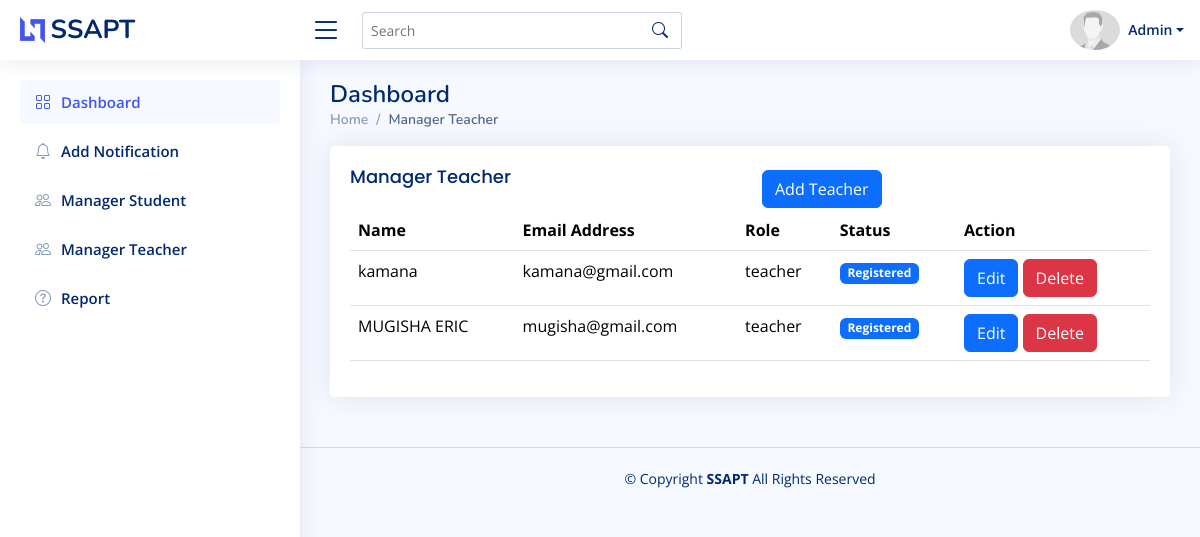
Page /Dashboard/Admin/manager_teacher.php (signed in) on the committed database.
### tables this page shows
CREATE TABLE `users` (
  `id` int(11) NOT NULL,
  `name` varchar(100) NOT NULL,
  `email` varchar(100) NOT NULL,
  `password` varchar(255) NOT NULL,
  `role` enum('admin','teacher','student') NOT NULL
);

CREATE TABLE `teacher` (
  `id` int(11) NOT NULL,
  `name` varchar(255) NOT NULL,
  `email` varchar(255) NOT NULL,
  `role` varchar(255) NOT NULL,
  `password` varchar(255) NOT NULL,
  `image` varchar(255) NOT NULL
);

### Dashboard/Admin/manager_teacher.php (the view, shortened to what this page needs)
<!DOCTYPE html>
<html lang="en">
<head>
  <link href="../../assets/vendor/bootstrap/css/bootstrap.min.css" rel="stylesheet">
  <link href="../../assets/vendor/bootstrap-icons/bootstrap-icons.css" rel="stylesheet">
  <link href="../../assets/css/style.css" rel="stylesheet">
</head>
<body>
   <?php
    include ("components/header.php");
    ?>
  <main id="main" class="main">
    <div class="pagetitle">
      <h1>Dashboard</h1>
      <nav>
        <ol class="breadcrumb">
          <li class="breadcrumb-item"><a href="index.html">Home</a></li>
          <li class="breadcrumb-item active">Manager Teacher</li>
        </ol>
      </nav>
    </div>
    <section class="section dashboard">
        <div class="col-lg-12">
            <div class="card">
              <div class="card-body">
                <div class="row">
                    <div class="col-6">
                        <h5 class="card-title ">Manager Teacher</h5>
                    </div>
                    <div class="col-6 mt-4">
                        <a href="add_teacher.php" class="btn btn-primary">Add Teacher</a>
                    </div>
                </div>
                <table class="table">
                    <tr>
                        <th>Name</th>
                        <th>Email Address</th>
                        <th>Role</th>
                        <th>Status</th>
                        <th>Action</th>
                    </tr>
                    <?php
                    $conn = mysqli_connect("localhost","root","","school");
                    $select ="SELECT * FROM `teacher` WHERE `role` ='teacher'";
                    $query = mysqli_query($conn,$select);
                    while($row = mysqli_fetch_assoc($query)){
                    ?>
                    <tr>
                        <td><?php echo $row['name'];?></td>
                        <td><?php echo $row['email'];?></td>
                        <td><?php echo $row['role'];?></td>
                        <td>
                            <span class="badge bg-primary">Registered</span>
                        </td>
                        <td>
                            <a href="" class="btn btn-primary">Edit</a>
                            <a href="delete_student.php?delete_id=<?php echo $row['id'];?>" class="btn btn-danger">Delete</a>
                        </td>
                    </tr>
                    <?php }?>
                </table>
              </div>
            </div>
        </div>
    </section>
  </main>
  <footer id="footer" class="footer">
    <div class="copyright">
      &copy; Copyright <strong><span>SSAPT  </span></strong> All Rights Reserved
    </div>
  </footer>
</body>
</html>

### Dashboard/Admin/components/header.php (shortened to what this page needs)
<header id="header" class="header fixed-top d-flex align-items-center">
<div class="d-flex align-items-center justify-content-between">
  <a href="index.html" class="logo d-flex align-items-center">
    <img src="../../assets/img/logo.png" alt="">
    <span class="d-none d-lg-block">SSAPT</span>
  </a>
  <i class="bi bi-list toggle-sidebar-btn"></i>
</div>
<div class="search-bar">
  <form class="search-form d-flex align-items-center" method="POST" action="#">
    <input type="text" name="query" placeholder="Search" title="Enter search keyword">
    <button type="submit" title="Search"><i class="bi bi-search"></i></button>
  </form>
</div>
<nav class="header-nav ms-auto">
  <ul class="d-flex align-items-center">
    <li class="nav-item dropdown pe-3">
    <?php
            $conn = mysqli_connect("localhost","root","","school");
            $userid = $_SESSION['account'];
            $select ="SELECT * FROM `users` WHERE `email` ='$userid'";
            $query = mysqli_query($conn,$select);
            while($row = mysqli_fetch_assoc($query)){
            ?>
      <a class="nav-link nav-profile d-flex align-items-center pe-0" href="#" data-bs-toggle="dropdown">
        <img src="../../assets/img/profile-img.jpeg" alt="Profile" class="rounded-circle">
        <span class="d-none d-md-block dropdown-toggle ps-2"><?php echo $row['name'];?></span>
      </a>
           <?php }?>
    </li>
  </ul>
</nav>
</header>
<aside id="sidebar" class="sidebar">
<ul class="sidebar-nav" id="sidebar-nav">
  <li class="nav-item">
    <a class="nav-link " href="index.php">
      <i class="bi bi-grid"></i>
      <span>Dashboard</span>
    </a>
  </li>
  <li class="nav-item">
    <a class="nav-link collapsed" href="notification.php">
      <i class="bi bi-bell"></i>
      <span>Add Notification</span>
    </a>
  </li>
  <li class="nav-item">
    <a class="nav-link collapsed" href="manager_student.php">
      <i class="bi bi-people"></i>
      <span>Manager Student</span>
    </a>
  </li>
  <li class="nav-item">
    <a class="nav-link collapsed" href="manager_teacher.php">
      <i class="bi bi-people"></i>
      <span>Manager Teacher</span>
    </a>
  </li>
  <li class="nav-item">
    <a class="nav-link collapsed" href="report.php">
      <i class="bi bi-question-circle"></i>
      <span>Report</span>
    </a>
  </li>
</ul>
</aside>

### assets/css/style.css (style rules this page uses)
:root { scroll-behavior: smooth; }
body { font-family: "Open Sans", sans-serif; background: #f6f9ff; color: #444444; }
a { color: #4154f1; text-decoration: none; }
h1, h2, h3, h4, h5, h6 { font-family: "Nunito", sans-serif; }
#main { margin-top: 60px; padding: 20px 30px; transition: all 0.3s; }
.pagetitle { margin-bottom: 10px; }
.pagetitle h1 { font-size: 24px; margin-bottom: 0; font-weight: 600; color: #012970; }
.card { margin-bottom: 30px; border: none; border-radius: 5px; box-shadow: 0px 0 30px rgba(1, 41, 112, 0.1); }
.card-title { padding: 20px 0 15px 0; font-size: 18px; font-weight: 500; color: #012970; font-family: "Poppins", sans-serif; }
.card-body { padding: 0 20px 20px 20px; }
.breadcrumb { font-size: 14px; font-family: "Nunito", sans-serif; color: #899bbd; font-weight: 600; }
.breadcrumb a { color: #899bbd; transition: 0.3s; }
.breadcrumb .breadcrumb-item::before { color: #899bbd; }
.breadcrumb .active { color: #51678f; font-weight: 600; }
.logo { line-height: 1; }
@media (min-width: 1200px) { .logo { width: 280px; } }
.logo img { max-height: 26px; margin-right: 6px; }
.logo span { font-size: 26px; font-weight: 700; color: #012970; font-family: "Nunito", sans-serif; }
.header { transition: all 0.5s; z-index: 997; height: 60px; box-shadow: 0px 2px 20px rgba(1, 41, 112, 0.1); background-color: #fff; padding-left: 20px; }
.header .toggle-sidebar-btn { font-size: 32px; padding-left: 10px; cursor: pointer; color: #012970; }
.header .search-bar { min-width: 360px; padding: 0 20px; }
.header .search-form { width: 100%; }
.header .search-form input { border: 0; font-size: 14px; color: #012970; border: 1px solid rgba(1, 41, 112, 0.2); padding: 7px 38px 7px 8px; border-radius: 3px; transition: 0.3s; width: 100%; }
.header .search-form button { border: 0; padding: 0; margin-left: -30px; background: none; }
.header .search-form button i { color: #012970; }
.header-nav ul { list-style: none; }
.header-nav>ul { margin: 0; padding: 0; }
.header-nav .nav-profile { color: #012970; }
.header-nav .nav-profile img { max-height: 40px; }
.header-nav .nav-profile span { font-size: 14px; font-weight: 600; }
.sidebar { position: fixed; top: 60px; left: 0; bottom: 0; width: 300px; z-index: 996; transition: all 0.3s; padding: 20px; overflow-y: auto; scrollbar-width: thin; scrollbar-color: #aab7cf transparent; box-shadow: 0px 0px 20px rgba(1, 41, 112, 0.1); background-color: #fff; }
@media (min-width: 1200px) { #main, #footer { margin-left: 300px; } }
.sidebar-nav { padding: 0; margin: 0; list-style: none; }
.sidebar-nav li { padding: 0; margin: 0; list-style: none; }
.sidebar-nav .nav-item { margin-bottom: 5px; }
.sidebar-nav .nav-link { display: flex; align-items: center; font-size: 15px; font-weight: 600; color: #4154f1; transition: 0.3; background: #f6f9ff; padding: 10px 15px; border-radius: 4px; }
.sidebar-nav .nav-link i { font-size: 16px; margin-right: 10px; color: #4154f1; }
.sidebar-nav .nav-link.collapsed { color: #012970; background: #fff; }
.sidebar-nav .nav-link.collapsed i { color: #899bbd; }
.footer { padding: 20px 0; font-size: 14px; transition: all 0.3s; border-top: 1px solid #cddfff; }
.footer .copyright { text-align: center; color: #012970; }

### rows in the picture
users: name "Admin"
teacher: name "kamana", email "kamana@gmail.com", role "teacher"
teacher: name "MUGISHA ERIC", email "mugisha@gmail.com", role "teacher"
